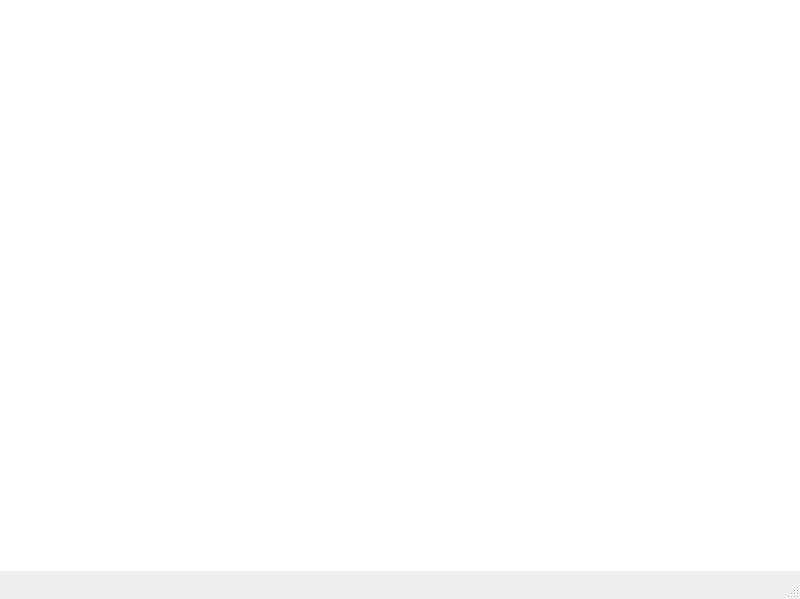
<?xml version="1.0" encoding="UTF-8"?>
<ui version="4.0">
 <class>Maint_maint_menu</class>
 <widget class="QMainWindow" name="Maint_maint_menu">
  <property name="geometry">
   <rect>
    <x>0</x>
    <y>0</y>
    <width>800</width>
    <height>599</height>
   </rect>
  </property>
  <property name="windowTitle">
   <string>MainWindow</string>
  </property>
  <widget class="QWidget" name="centralwidget">
   <widget class="QLabel" name="label">
    <property name="geometry">
     <rect>
      <x>0</x>
      <y>0</y>
      <width>801</width>
      <height>571</height>
     </rect>
    </property>
    <property name="styleSheet">
     <string notr="true">background-image: url('C:/source/pythonQSG/PyQt6 Apps/images/maintenance.png');
background-repeat: no-repeat;
background-position: center;
background-attachment: fixed;
background-color: white; /* Fallback color */</string>
    </property>
    <property name="text">
     <string/>
    </property>
   </widget>
  </widget>
  <widget class="QMenuBar" name="menubar">
   <property name="geometry">
    <rect>
     <x>0</x>
     <y>0</y>
     <width>800</width>
     <height>21</height>
    </rect>
   </property>
  </widget>
  <widget class="QStatusBar" name="statusbar"/>
 </widget>
 <resources/>
 <connections/>
</ui>
